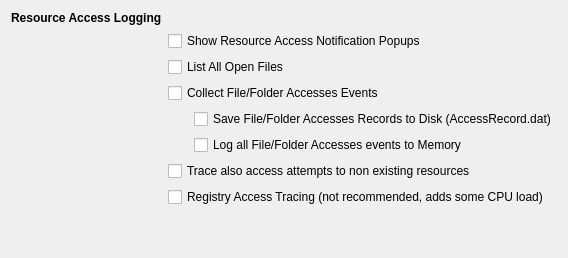
       <widget class="QWidget" name="tabRes">
        <attribute name="title">
         <string>Access Protection</string>
        </attribute>
        <layout class="QGridLayout" name="gridLayout_8">
         <item row="0" column="0">
          <layout class="QGridLayout" name="gridLayout_6">
           <item row="8" column="2">
            <spacer name="horizontalSpacer_6">
             <property name="orientation">
              <enum>Qt::Orientation::Horizontal</enum>
             </property>
             <property name="sizeHint" stdset="0">
              <size>
               <width>40</width>
               <height>20</height>
              </size>
             </property>
            </spacer>
           </item>
           <item row="4" column="2">
            <widget class="QCheckBox" name="chkAccessRecord">
             <property name="text">
              <string>Save File/Folder Accesses Records to Disk (AccessRecord.dat)</string>
             </property>
            </widget>
           </item>
           <item row="0" column="0">
            <widget class="QLabel" name="lblResInfo">
             <property name="font">
              <font>
               <bold>true</bold>
               <kerning>true</kerning>
              </font>
             </property>
             <property name="text">
              <string>Resource Access Logging</string>
             </property>
            </widget>
           </item>
           <item row="8" column="1">
            <spacer name="verticalSpacer_5">
             <property name="orientation">
              <enum>Qt::Orientation::Vertical</enum>
             </property>
             <property name="sizeHint" stdset="0">
              <size>
               <width>20</width>
               <height>40</height>
              </size>
             </property>
            </spacer>
           </item>
           <item row="1" column="1" colspan="2">
            <widget class="QCheckBox" name="chkResShowPopUp">
             <property name="text">
              <string>Show Resource Access Notification Popups</string>
             </property>
            </widget>
           </item>
           <item row="2" column="1" colspan="2">
            <widget class="QCheckBox" name="chkListOpenFiles">
             <property name="text">
              <string>List All Open Files</string>
             </property>
            </widget>
           </item>
           <item row="3" column="1" colspan="2">
            <widget class="QCheckBox" name="chkAccessTrace">
             <property name="text">
              <string>Collect File/Folder Accesses Events</string>
             </property>
            </widget>
           </item>
           <item row="6" column="1" colspan="2">
            <widget class="QCheckBox" name="chkLogNotFound">
             <property name="text">
              <string>Trace also access attempts to non existing resources</string>
             </property>
            </widget>
           </item>
           <item row="7" column="1" colspan="2">
            <widget class="QCheckBox" name="chkLogRegistry">
             <property name="text">
              <string>Registry Access Tracing (not recommended, adds some CPU load)</string>
             </property>
            </widget>
           </item>
           <item row="5" column="2">
            <widget class="QCheckBox" name="chkAccessLog">
             <property name="text">
              <string>Log all File/Folder Accesses events to Memory</string>
             </property>
            </widget>
           </item>
          </layout>
         </item>
        </layout>
       </widget>
